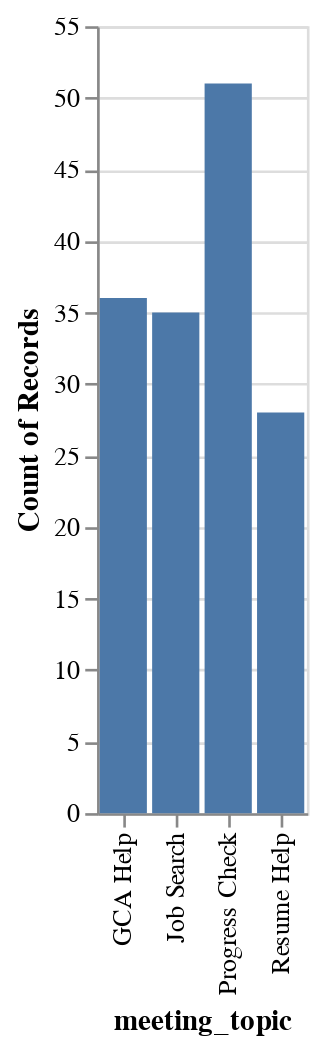

Here is the notebook cell this chart was saved with:
### Code cell
alt.Chart(meetings_df).mark_bar().encode(x='meeting_topic', y= 'count(meeting_topic)')

### Figure 1 — Vega-Lite specification as saved in the notebook (floating-point values rounded to 4 significant figures; data arrays with more than 128 entries replaced by an {"elided": "..."} marker saying what was removed)
{"config": {"view": {"continuousWidth": 400, "continuousHeight": 300}}, "data": {"name": "data-797b31700ba762d0bca81f80db32d277"}, "mark": "bar", "encoding": {"x": {"field": "meeting_topic", "type": "nominal"}, "y": {"aggregate": "count", "field": "meeting_topic", "type": "nominal"}}, "$schema": "https://vega.github.io/schema/vega-lite/v4.17.0.json", "datasets": {"data-797b31700ba762d0bca81f80db32d277": {"elided": "150 records"}}}
